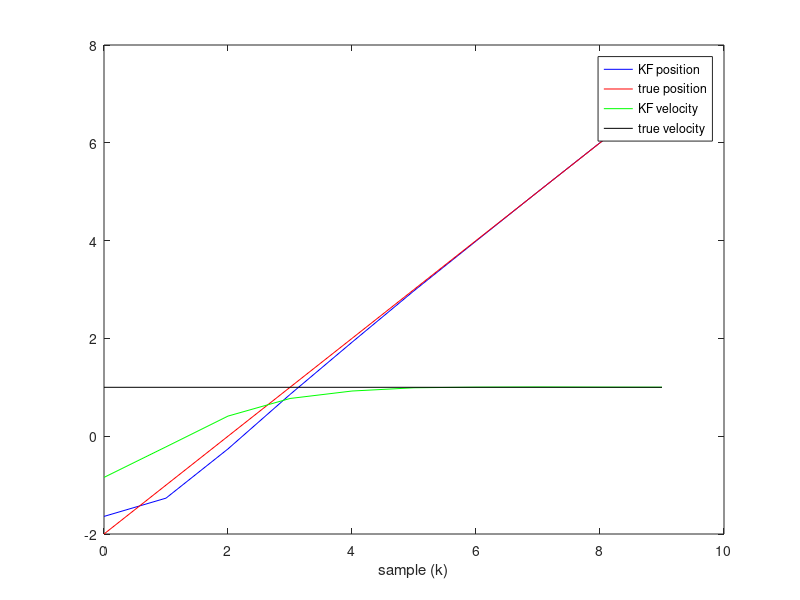

This figure's MATLAB source:
%temp_velKF
% constants
close all

dT = 1;
T=11;
% set up desired trajectory

t = [0:dT:9]';
LL=length(dT);
posd = 1-cos(pi*t);
veld = t*0+1;
accd = pi^2*cos(pi*t);
postrue = posd*0;
veltrue = posd*0;
measurement = posd*0;
torque = posd*0;
pose = posd*0;
vele = posd*0;
posd=[-2 -1 0 1 2 3 4 5 6 7]'

% for ii = 1:1:LL
% posd(ii) = 0;
% veld(ii) = 0;
% accd(ii) = 0;
% end



% Show how differentiation blows up noise

mpos = posd + 0.01*randn(size(posd));
plot(t,mpos)
title('position with added noise')
xlabel('sample (100Hz)')


% plot(t,diffxy(t,mpos))                  
hold
plot(t,veld,'r')
hold
legend('differentiated position','true velocity')
xlabel('sample (100Hz)')
% Create idealized system to match filter assumptions
% state is (position, velocity)'
% We are assuming Q, R, and P0 to be diagonal

A = [ 1 1
      0 1 ]

B = [ 0
      0 ]

C = [ 1 0 ]

% process variance
Q = [ 1 0
      0 1]
% sensor nose variance
R = [ 1]

% initial state estimate variance
P0 = [ 5 0
       0 5]

% % % % Create some data
% % % state = [ sqrt(P0(1,1))*randn(1)
% % %           sqrt(P0(2,2))*randn(1) ];
% % % for ii = 1:length(posd)
% % %  postrue(ii) = state(1);
% % %  veltrue(ii) = state(2);
% % %  % simulate noisy measurement
% % %  measurement(ii) = C*state + sqrt(R(1,1))*randn(1);
% % %  torque(ii) = accd(ii);
% % %  process_noise = [ sqrt(Q(1,1))*randn(1)
% % %                    sqrt(Q(2,2))*randn(1) ];
% % %  state = A*state + B*accd(ii) + process_noise;
% % % end

postrue = posd;
veltrue = veld;
measurement = mpos;
torque = accd;



% Design filter
% Note that we can design filter in advance of seeing the data.
% % % Pm = P0;
% % % for ii = 1:1000
% % %  % measurement step
% % %  S = C*Pm*C' + R;
% % %  K = Pm*C'*inv(S);
% % %  Pp = Pm - K*C*Pm;
% % %  % prediction step
% % %  Pm = A*Pp*A' + Q;
% % % end
% % % 
% % % % Run the filter to create example output
% % % sem = [ 0 0 ]'
% % % for ii = 1:length(posd)
% % %  % measurement step
% % %  sep = sem + K*(measurement(ii)-C*sem);
% % %  pose(ii) = sep(1);
% % %  vele(ii) = sep(2);	   
% % %  % prediction step
% % %  sem = A*sep + B*torque(ii);
% % % end

a=zeros(2,10)
b=zeros(1,10)
c=zeros(1,10)
d=zeros(1,10)
e=zeros(1,10)

Pm = P0;
for ii = 1:10
 % measurement step
 S = C*Pm*C' + R;
 K = Pm*C'*inv(S);
 Pp = Pm - K*C*Pm;
 % prediction step
 Pm = A*Pp*A' + Q;
 a(:,ii) = K;
 b(ii)=Pm(1,1);
 c(ii)=Pm(1,2);
 d(ii)=Pm(2,1);
 e(ii)=Pm(2,2);

 disp(num2str(Pm'))
 disp('')
end

% Run the filter to create example output
sem = [ 0 0 ]'
for ii = 1:length(posd)
 % measurement step
 sep = sem + K*(measurement(ii)-C*sem);
 pose(ii) = sep(1);
 vele(ii) = sep(2);	   
 % prediction step
 sem = A*sep + B*torque(ii);
end



% Let's plot the Kalman filter output
ii = 1:length(pose);
plot(t,pose,'b',t,postrue,'r')
hold on
% plot(t,measurement,'b',t,postrue,'r')
plot(t,vele,'g',t,veltrue,'k')
legend('KF position','true position','KF velocity','true velocity')
xlabel('sample (k)')
return
% Let's compare to directly filtering the output.
vel1 = diff( measurement )/dT;
% get length right
vel1(length(veltrue)) = 0;
plot(t,ii,vel1,'b-.',ii,vele,'r')

% How well can we do with a first order filter?
[B,A]=butter(1,0.1);
vel2 = filter(B,A,vel1);
%plot(t,ii,vel2,'b',ii,veltrue,'m',ii,vele,'r')
plot(t,ii,vel2,'b',ii,veltrue,'r')
legend('1st order filtered velocity','true velocity')
xlabel('sample (100Hz)')
